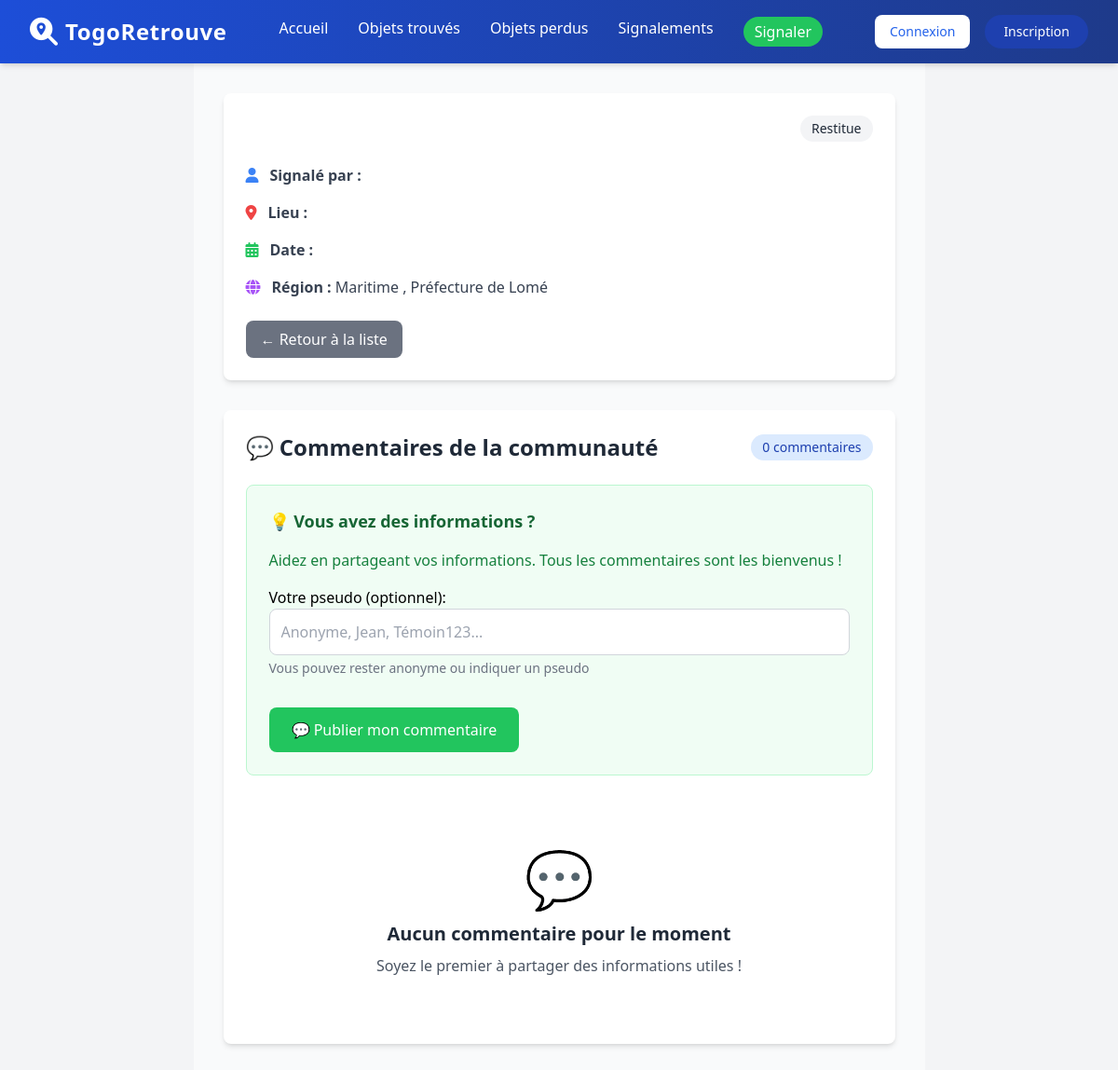
Screenshot of /signalement/77/ with the database file from the repository.
### core/models.py (models this page shows, shortened)
class Declaration(models.Model):
    STATUT_CHOICES = [
        ('cree', 'Créé'),
        ('en_validation', 'En validation'),
        ('valide', 'Validé'),
        ('publie', 'Publié'),
        ('reclame', 'Réclamé'),
        ('en_verification', 'En vérification'),
        ('restitue', 'Restitué'),
        ('rejete', 'Rejeté'),
        ('archive', 'Archivé'),
    ]
    TYPE_CHOICES = [
        ('perdu', 'Objet perdu'),
        ('trouve', 'Objet trouvé'),
    ]
    uuid = models.UUIDField(default=uuid.uuid4, unique=True, editable=False)
    numero_declaration = models.CharField(max_length=20, unique=True, blank=True)
    type_declaration = models.CharField(max_length=10, choices=TYPE_CHOICES)
    statut = models.CharField(max_length=20, choices=STATUT_CHOICES, default='cree')
    nom_objet = models.CharField(max_length=200)
    description = models.TextField()
    categorie = models.ForeignKey(CategorieObjet, on_delete=models.SET_NULL, null=True, blank=True)
    photo_principale = models.ImageField(upload_to='declarations/', blank=True, null=True)
    region = models.ForeignKey(Region, on_delete=models.SET_NULL, null=True, blank=True)
    prefecture = models.ForeignKey(Prefecture, on_delete=models.SET_NULL, null=True, blank=True)
    structure_locale = models.ForeignKey(StructureLocale, on_delete=models.SET_NULL, null=True, blank=True)
    lieu_precis = models.CharField(max_length=300, help_text="Lieu précis de perte/découverte")
    date_incident = models.DateField(help_text="Date de perte ou de découverte")
    date_declaration = models.DateTimeField(auto_now_add=True)
    date_publication = models.DateTimeField(null=True, blank=True)
    date_restitution = models.DateTimeField(null=True, blank=True)
    declarant = models.ForeignKey(Utilisateur, on_delete=models.CASCADE, related_name='mes_declarations')
    agent_validateur = models.ForeignKey(Utilisateur, on_delete=models.SET_NULL, null=True, blank=True,
                                       related_name='declarations_validees',
                                       limit_choices_to={'role__in': ['agent', 'admin', 'superadmin']})
    commentaire_declarant = models.TextField(blank=True)
    commentaire_agent = models.TextField(blank=True, help_text="Commentaire interne de l'agent")
    priorite = models.IntegerField(default=1, choices=[(1, 'Normale'), (2, 'Haute'), (3, 'Urgente')])
    visible_publiquement = models.BooleanField(default=True)
    nombre_vues = models.PositiveIntegerField(default=0)
    derniere_modification = models.DateTimeField(auto_now=True)
    class Meta:
        ordering = ['-date_declaration']
        permissions = [
            ("can_validate_declaration", "Peut valider une déclaration"),
            ("can_publish_declaration", "Peut publier une déclaration"),
            ("can_archive_declaration", "Peut archiver une déclaration"),
        ]

class Region(models.Model):
    nom = models.CharField(max_length=100, unique=True)
    code = models.CharField(max_length=10, unique=True, null=True, blank=True)
    actif = models.BooleanField(default=True)
    date_creation = models.DateTimeField(auto_now_add=True, null=True)
    class Meta:
        ordering = ['nom']

class Prefecture(models.Model):
    region = models.ForeignKey(Region, on_delete=models.CASCADE, related_name='prefectures')
    nom = models.CharField(max_length=100)
    code = models.CharField(max_length=10, unique=True, null=True, blank=True)
    actif = models.BooleanField(default=True)
    date_creation = models.DateTimeField(auto_now_add=True, null=True)
    class Meta:
        unique_together = ('region', 'nom')
        ordering = ['nom']

### core/views.py (the view)
# urls.py: path('signalement/<int:pk>/', views.signalement_detail, name='signalement_detail'),
def signalement_detail(request, pk):
    signalement = get_object_or_404(Declaration, pk=pk)
    commentaires = CommentaireAnonyme.objects.filter(declaration=signalement).order_by('-date_creation')
    if request.method == 'POST':
        form = CommentaireAnonymeForm(request.POST)
        if form.is_valid():
            commentaire = form.save(commit=False)
            commentaire.declaration = signalement
            commentaire.save()
            messages.success(request, "💬 Votre commentaire a été ajouté avec succès !")
            return redirect('signalement_detail', pk=pk)
        else:
            messages.error(request, "❌ Erreur lors de l'ajout du commentaire.")
    else:
        form = CommentaireAnonymeForm()
    context = {
        'signalement': signalement,
        'commentaires': commentaires,
        'form': form,
        'nb_commentaires': commentaires.count()
    }
    return render(request, 'signalement_detail.html', context)

### core/templates/signalement_detail.html (shortened to what this page needs)
{% extends 'base.html' %}
{% block content %}
<div class="min-h-screen bg-gray-50">
    <div class="container mx-auto px-4 sm:px-6 lg:px-8 py-6 sm:py-8">
        <div class="bg-white rounded-lg shadow-md p-4 sm:p-6 mb-6 sm:mb-8">
            <div class="flex items-center justify-between mb-6">
                <span class="px-3 py-1 rounded-full text-sm font-medium
                    {% if signalement.statut == 'trouve' %}bg-green-100 text-green-800
                    {% elif signalement.statut == 'perdu' %}bg-red-100 text-red-800
                    {% else %}bg-gray-100 text-gray-800{% endif %}">
                    {% if signalement.statut == 'trouve' %}🎉 Objet trouvé
                    {% elif signalement.statut == 'perdu' %}🔍 Objet perdu
                    {% else %}{{ signalement.statut|capfirst }}{% endif %}
                </span>
            </div>
            <div class="grid md:grid-cols-2 gap-6">
                <div class="space-y-4">
                    <div class="flex items-center">
                        <i class="fas fa-user text-blue-500 mr-3"></i>
                        <span class="text-gray-700"><strong>Signalé par :</strong> {{ signalement.utilisateur.username }}</span>
                    </div>
                    <div class="flex items-center">
                        <i class="fas fa-map-marker-alt text-red-500 mr-3"></i>
                        <span class="text-gray-700"><strong>Lieu :</strong> {{ signalement.lieu }}</span>
                    </div>
                    <div class="flex items-center">
                        <i class="fas fa-calendar-alt text-green-500 mr-3"></i>
                        <span class="text-gray-700"><strong>Date :</strong> {{ signalement.date_signalement|date:"d/m/Y à H:i" }}</span>
                    </div>
                    {% if signalement.region %}
                    <div class="flex items-center">
                        <i class="fas fa-globe text-purple-500 mr-3"></i>
                        <span class="text-gray-700"><strong>Région :</strong> {{ signalement.region.nom }}
                            {% if signalement.prefecture %}, {{ signalement.prefecture.nom }}{% endif %}
                        </span>
                    </div>
                    {% endif %}
                </div>
            </div>
            <div class="mt-6 flex flex-wrap gap-3">
                <a href="{% url 'signalements_list' %}"
                   class="bg-gray-500 text-white px-4 py-2 rounded-lg hover:bg-gray-600 transition-colors">
                    ← Retour à la liste
                </a>
            </div>
        </div>
        <div class="bg-white rounded-lg shadow-md p-6">
            <div class="flex items-center justify-between mb-6">
                <h2 class="text-2xl font-bold text-gray-800">💬 Commentaires de la communauté</h2>
                <span class="bg-blue-100 text-blue-800 px-3 py-1 rounded-full text-sm font-medium">
                    {{ nb_commentaires }} commentaire{{ nb_commentaires|pluralize }}
                </span>
            </div>
            <div class="mb-8 bg-green-50 border border-green-200 rounded-lg p-6">
                <h3 class="text-lg font-semibold text-green-800 mb-4">💡 Vous avez des informations ?</h3>
                <p class="text-green-700 mb-4">
                    Aidez {{ signalement.utilisateur.username }} en partageant vos informations.
                    Tous les commentaires sont les bienvenus !
                </p>
                <form method="post" id="commentaireForm">
                    <div class="space-y-4">
                        <div>
                            {{ form.pseudo.label_tag }}
                            {{ form.pseudo }}
                            <p class="text-sm text-gray-500 mt-1">{{ form.pseudo.help_text }}</p>
                        </div>
                        <button type="submit"
                                class="bg-green-500 text-white px-6 py-3 rounded-lg hover:bg-green-600 transition-colors font-medium">
                            💬 Publier mon commentaire
                        </button>
                    </div>
                </form>
            </div>
            {% if commentaires %}
            <div class="space-y-4" id="commentairesListe">
                {% for commentaire in commentaires %}
                <div class="bg-gray-50 border border-gray-200 rounded-lg p-4">
                    <div class="flex items-center justify-between mb-2">
                        <div class="flex items-center">
                            <div class="w-8 h-8 bg-blue-500 rounded-full flex items-center justify-center mr-3">
                                <span class="text-white text-sm font-bold">{{ commentaire.get_display_name|slice:":1"|upper }}</span>
                            </div>
                            <span class="font-medium text-gray-800">{{ commentaire.get_display_name }}</span>
                        </div>
                        <span class="text-sm text-gray-500">{{ commentaire.date_creation|date:"d/m/Y à H:i" }}</span>
                    </div>
                    <p class="text-gray-700 pl-11">{{ commentaire.commentaire }}</p>
                </div>
                {% endfor %}
            </div>
            {% else %}
            <div class="text-center py-12" id="aucunCommentaire">
                <div class="text-6xl mb-4">💬</div>
                <h3 class="text-xl font-semibold text-gray-800 mb-2">Aucun commentaire pour le moment</h3>
                <p class="text-gray-600">Soyez le premier à partager des informations utiles !</p>
            </div>
            {% endif %}
        </div>
    </div>
</div>
{% endblock %}

### rows the page displays
Declaration: statut "Restitue", region.nom "Maritime", prefecture.nom "Préfecture de Lomé"

### other values shown
{{ nb_commentaires }} "0"
